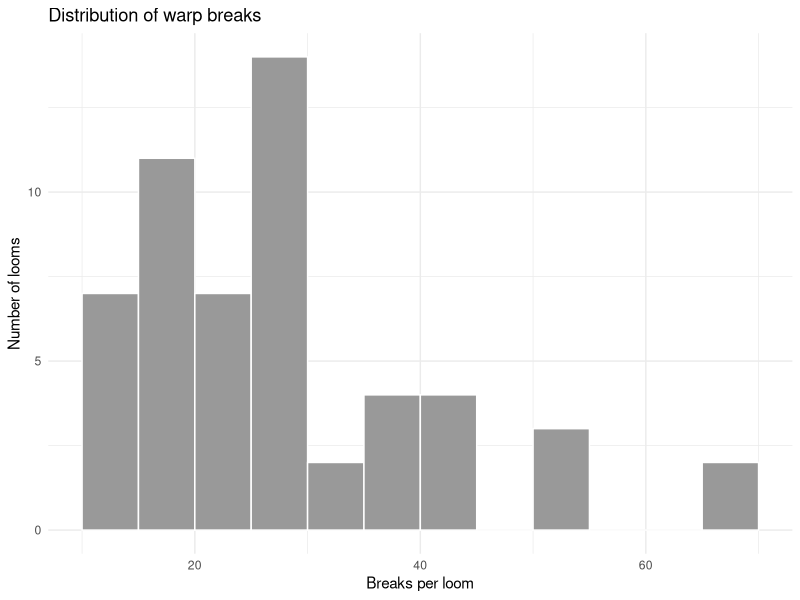
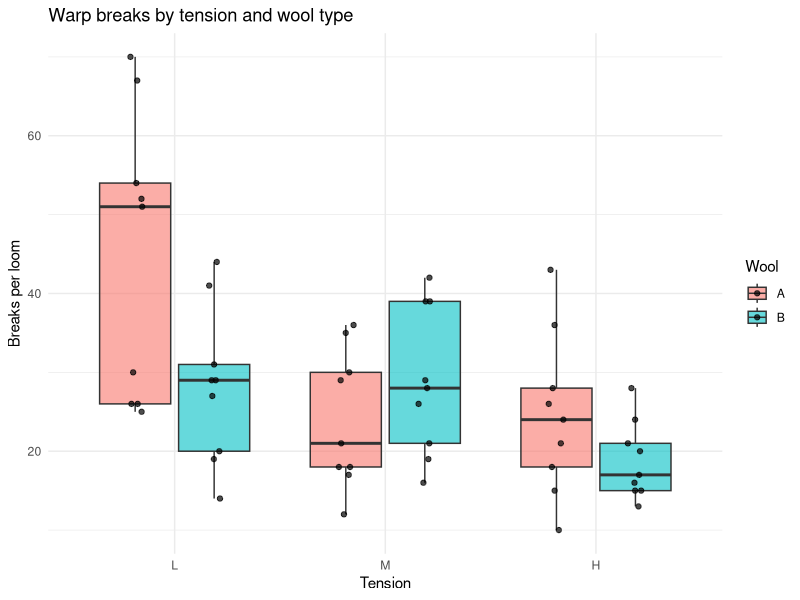
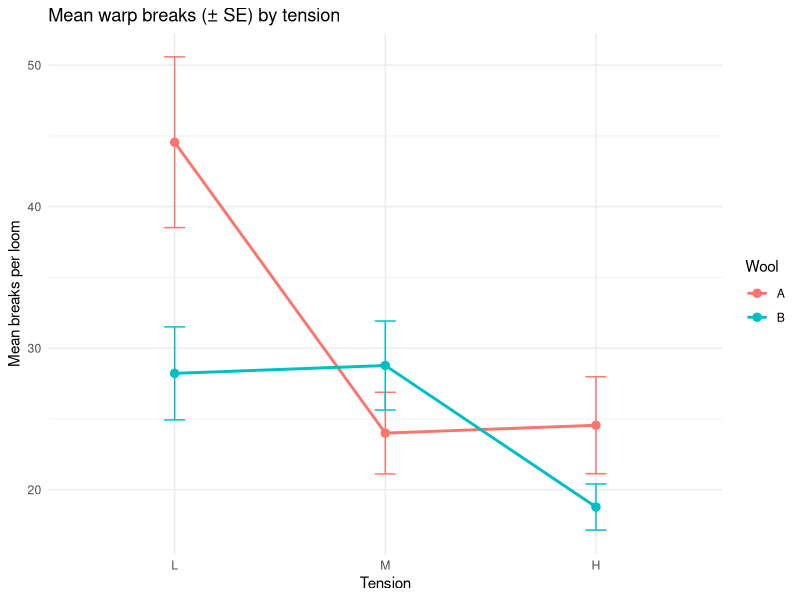

Write the R code that produced these figures, in order.
# Exploratory analysis of the warpbreaks dataset ---------------------------
#
# warpbreaks (built into R): number of warp breaks per loom, 54 looms.
#   breaks  - number of breaks (count)
#   wool    - type of wool: A or B
#   tension - tension on the yarn: L (low), M (medium), H (high)
# Each wool x tension combination was run on 9 looms.

library(tidyverse)

dir.create("figures", showWarnings = FALSE)

# 1. Load and inspect -------------------------------------------------------
warp <- as_tibble(warpbreaks)

glimpse(warp)

# Check the design: is it balanced?
warp |>
  count(wool, tension)

# Any missing values?
warp |>
  summarise(across(everything(), \(x) sum(is.na(x))))

# 2. Summary statistics -----------------------------------------------------

# Overall
warp |>
  summarise(
    n      = n(),
    mean   = mean(breaks),
    median = median(breaks),
    sd     = sd(breaks),
    min    = min(breaks),
    max    = max(breaks)
  )

# By wool
warp |>
  group_by(wool) |>
  summarise(n = n(), mean = mean(breaks), median = median(breaks),
            sd = sd(breaks), .groups = "drop")

# By tension
warp |>
  group_by(tension) |>
  summarise(n = n(), mean = mean(breaks), median = median(breaks),
            sd = sd(breaks), .groups = "drop")

# By wool and tension (the cell means)
cell_summary <- warp |>
  group_by(wool, tension) |>
  summarise(
    n        = n(),
    mean     = mean(breaks),
    median   = median(breaks),
    sd       = sd(breaks),
    variance = var(breaks),
    se       = sd / sqrt(n),
    .groups  = "drop"
  ) |>
  # breaks are counts: if variance >> mean the data are overdispersed
  mutate(var_to_mean = variance / mean)

cell_summary

# Wide table of cell means, easier to read
cell_summary |>
  select(wool, tension, mean) |>
  pivot_wider(names_from = tension, values_from = mean)

# 3. Plots ------------------------------------------------------------------

# Distribution of breaks
p_hist <- ggplot(warp, aes(x = breaks)) +
  geom_histogram(binwidth = 5, boundary = 0, fill = "grey60", colour = "white") +
  labs(title = "Distribution of warp breaks",
       x = "Breaks per loom", y = "Number of looms") +
  theme_minimal()

ggsave("figures/breaks_histogram.png", p_hist, width = 6, height = 4, dpi = 150)

# Breaks by tension and wool
p_box <- ggplot(warp, aes(x = tension, y = breaks, fill = wool)) +
  geom_boxplot(outlier.shape = NA, alpha = 0.6) +
  geom_point(position = position_jitterdodge(jitter.width = 0.15, seed = 1),
             alpha = 0.7) +
  labs(title = "Warp breaks by tension and wool type",
       x = "Tension", y = "Breaks per loom", fill = "Wool") +
  theme_minimal()

ggsave("figures/breaks_boxplot.png", p_box, width = 6, height = 4, dpi = 150)

# Interaction plot: mean +/- SE for each wool across tension
p_interaction <- ggplot(cell_summary,
                        aes(x = tension, y = mean, colour = wool, group = wool)) +
  geom_line(linewidth = 1) +
  geom_point(size = 2.5) +
  geom_errorbar(aes(ymin = mean - se, ymax = mean + se), width = 0.1) +
  labs(title = "Mean warp breaks (± SE) by tension",
       x = "Tension", y = "Mean breaks per loom", colour = "Wool") +
  theme_minimal()

ggsave("figures/breaks_interaction.png", p_interaction, width = 6, height = 4, dpi = 150)
